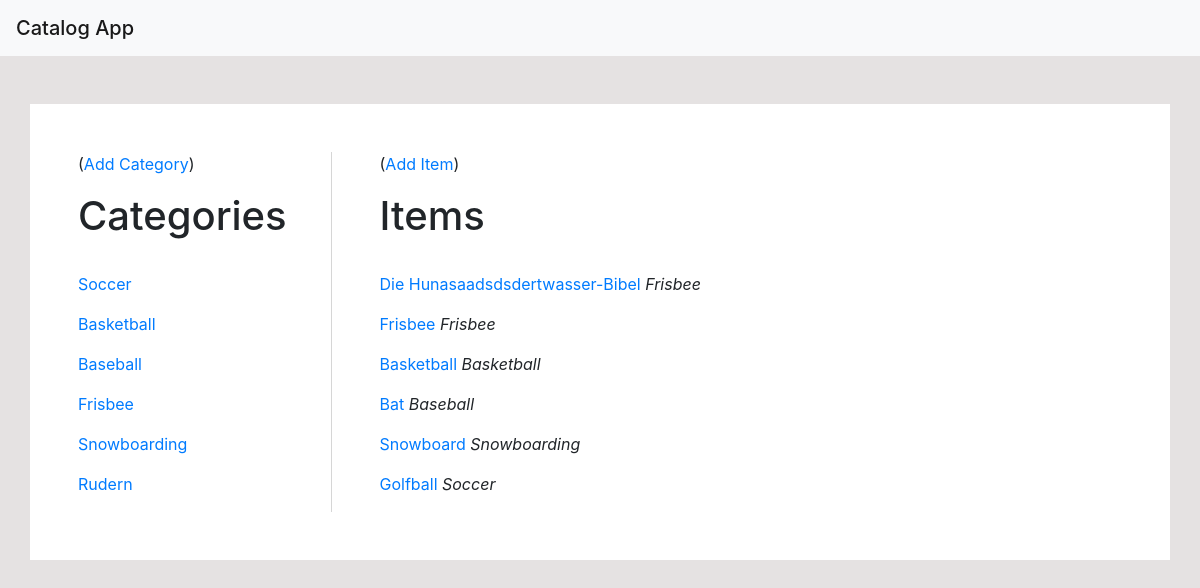
The app's page /catalog/, older data.
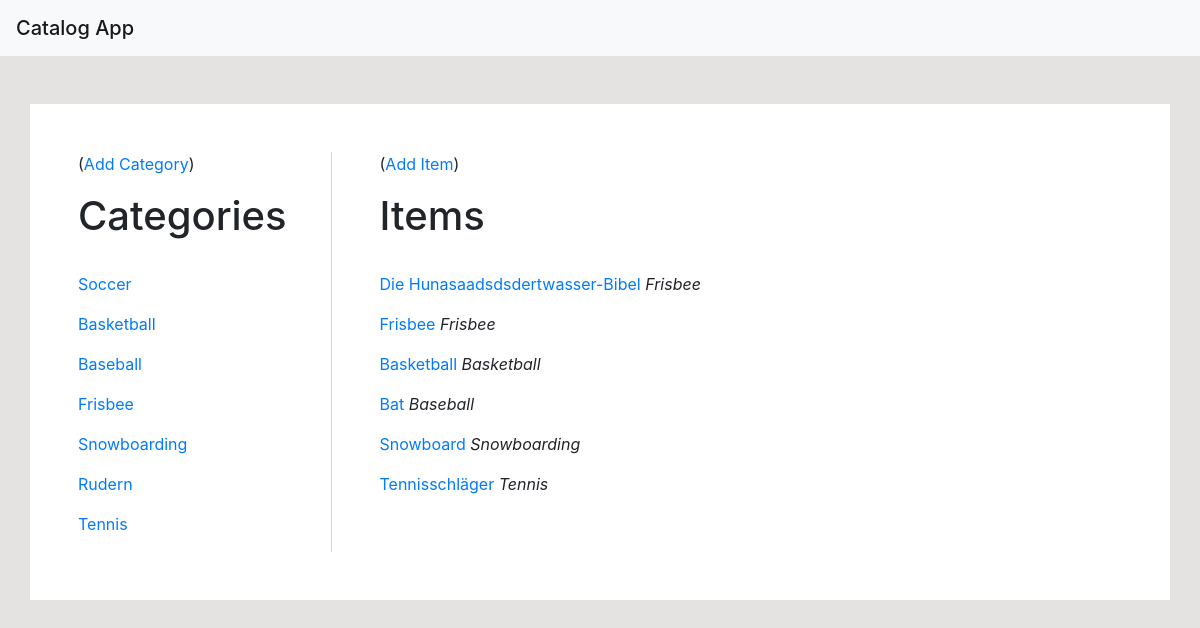
The same page, newer data.
### app/models.py (models this page shows, shortened)
class Category(db.Model):
	id = db.Column(db.Integer, primary_key=True)
	title = db.Column(db.String(64), index=True, unique=True)
	items = db.relationship('Item', backref='category', lazy='dynamic')

class Item(db.Model):
	id = db.Column(db.Integer, primary_key=True)
	title = db.Column(db.String(64), index=True, unique=True)
	description = db.Column(db.String(140))
	category_id = db.Column(db.Integer(), db.ForeignKey('category.id'))

### app/routes.py (the view)
@app.route('/')
@app.route('/catalog/')
def index():
	categories = Category.query.all()
	items = Item.query.all()
	return render_template('index.html', title='Catalog App', categories=categories, items=items)

### app/templates/index.html
{% extends "base.html" %}
{% block content %}
		<div class="row">
			<div class="col-md-3" style="border-right: 1px solid #D6D6D6;">
				(<a href="{{ url_for('add_category') }}">Add Category</a>)
		        <h1 class="pt-3">Categories</h1>
		        <br>
		        {% for category in categories %}
		        <div>
		        	<p>
		        		<a href="{{url_for('category', category_id = category.id)}}">
		        			{{category.title}}
		        		</a>
		        	</p>
		        </div>
	        	{% endfor %}
	        </div>
			<div class="col-md-9  pl-5">
				(<a href="{{ url_for('add') }}">Add Item</a>)
		        <h1 class="pt-3">Items</h1>
		        <br>
		        {% for item in items %}
		        <div>
		        	<p>
			        	<a href="{{ url_for('item', category_id = item.category.id, item_id = item.id)}}">
			        		{{item.title}}
			        	</a>
		        		<span class="font-italic">
		        		{{item.category.title}}
		        		</span>
		        	</p>
		   		</div>
		        {% endfor %}
		    </div>
		</div>
{% endblock %}

### app/templates/base.html (shortened to what this page needs)
<html>
    <head>
        <link rel="stylesheet" href="https://stackpath.bootstrapcdn.com/bootstrap/4.3.1/css/bootstrap.min.css">
    </head>
    <body style="background-color: #E5E2E2;">
    	<nav class="navbar navbar-light bg-light">
				<span class="navbar-brand mb-0 h1">{{title}}</span>
		</nav>
		<div class="container p-5 mt-5" style="background-color: white;">
		{% block content %}
		{% endblock %}
    	</div>
   	</body>
</html>

Row changes from the older to the newer data that the page shows:
added Category: title "Tennis"
changed Item: title "Golfball" → "Tennisschläger"; category "Soccer" → "Tennis"
